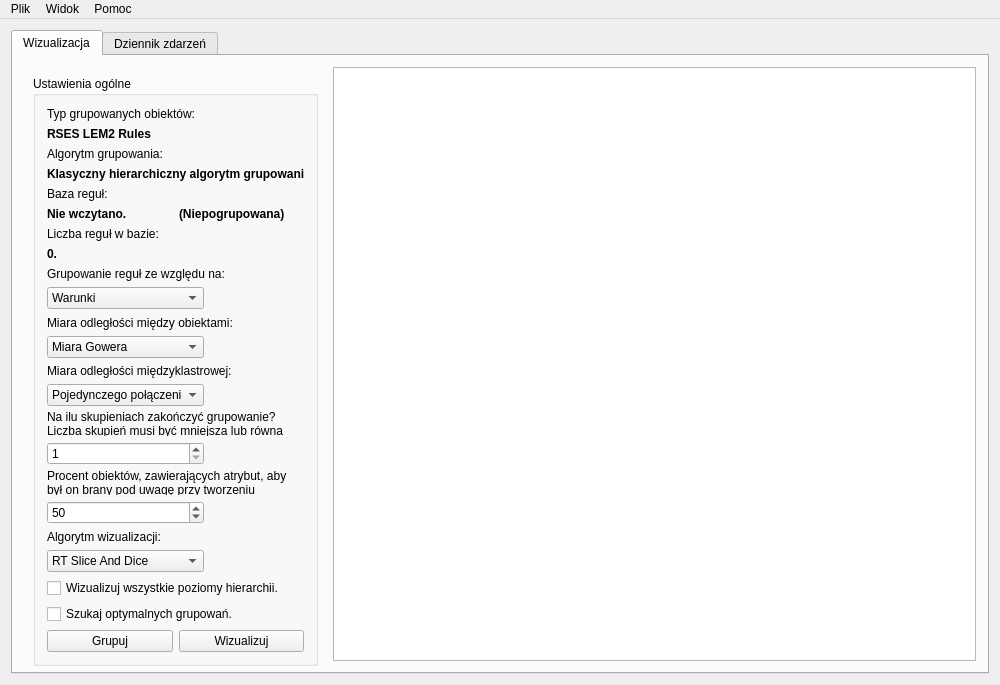
<?xml version="1.0" encoding="UTF-8"?>
<ui version="4.0">
 <class>MainWindow</class>
 <widget class="QMainWindow" name="MainWindow">
  <property name="windowModality">
   <enum>Qt::NonModal</enum>
  </property>
  <property name="geometry">
   <rect>
    <x>0</x>
    <y>0</y>
    <width>1000</width>
    <height>685</height>
   </rect>
  </property>
  <property name="minimumSize">
   <size>
    <width>1000</width>
    <height>685</height>
   </size>
  </property>
  <property name="maximumSize">
   <size>
    <width>12560</width>
    <height>6220</height>
   </size>
  </property>
  <property name="windowTitle">
   <string>CluVis - Wizualizator Skupień</string>
  </property>
  <widget class="QWidget" name="centralWidget">
   <layout class="QVBoxLayout" name="verticalLayout_6">
    <item>
     <widget class="QTabWidget" name="tabWidget">
      <property name="currentIndex">
       <number>0</number>
      </property>
      <widget class="QWidget" name="tab">
       <attribute name="title">
        <string>Wizualizacja</string>
       </attribute>
       <layout class="QHBoxLayout" name="horizontalLayout">
        <item>
         <layout class="QVBoxLayout" name="verticalLayout_4">
          <item>
           <widget class="QStackedWidget" name="stackedWidgetSettings">
            <property name="sizePolicy">
             <sizepolicy hsizetype="Fixed" vsizetype="Fixed">
              <horstretch>0</horstretch>
              <verstretch>0</verstretch>
             </sizepolicy>
            </property>
            <property name="minimumSize">
             <size>
              <width>303</width>
              <height>600</height>
             </size>
            </property>
            <property name="maximumSize">
             <size>
              <width>303</width>
              <height>600</height>
             </size>
            </property>
            <property name="frameShape">
             <enum>QFrame::NoFrame</enum>
            </property>
            <property name="currentIndex">
             <number>0</number>
            </property>
            <widget class="QWidget" name="pageGeneral">
             <widget class="QGroupBox" name="groupBoxSettingsGeneral">
              <property name="geometry">
               <rect>
                <x>9</x>
                <y>9</y>
                <width>285</width>
                <height>590</height>
               </rect>
              </property>
              <property name="sizePolicy">
               <sizepolicy hsizetype="Fixed" vsizetype="Fixed">
                <horstretch>0</horstretch>
                <verstretch>0</verstretch>
               </sizepolicy>
              </property>
              <property name="minimumSize">
               <size>
                <width>285</width>
                <height>590</height>
               </size>
              </property>
              <property name="maximumSize">
               <size>
                <width>241</width>
                <height>590</height>
               </size>
              </property>
              <property name="title">
               <string>Ustawienia ogólne</string>
              </property>
              <property name="flat">
               <bool>false</bool>
              </property>
              <layout class="QVBoxLayout" name="verticalLayout">
               <item>
                <widget class="QLabel" name="labelObjectType">
                 <property name="sizePolicy">
                  <sizepolicy hsizetype="Fixed" vsizetype="Fixed">
                   <horstretch>0</horstretch>
                   <verstretch>0</verstretch>
                  </sizepolicy>
                 </property>
                 <property name="text">
                  <string>Typ grupowanych obiektów:</string>
                 </property>
                </widget>
               </item>
               <item>
                <widget class="QLabel" name="labelObjectTypeValue">
                 <property name="text">
                  <string>&lt;b&gt;RSES LEM2 Rules&lt;/b&gt;</string>
                 </property>
                </widget>
               </item>
               <item>
                <widget class="QLabel" name="labelAlgorithmGrouping">
                 <property name="text">
                  <string>Algorytm grupowania:</string>
                 </property>
                </widget>
               </item>
               <item>
                <widget class="QLabel" name="labelAlgorithmGroupingValue">
                 <property name="text">
                  <string>&lt;b&gt;Klasyczny hierarchiczny algorytm grupowania&lt;/b&gt;</string>
                 </property>
                </widget>
               </item>
               <item>
                <widget class="QLabel" name="labelObjectBase">
                 <property name="text">
                  <string>Baza reguł:</string>
                 </property>
                </widget>
               </item>
               <item>
                <layout class="QHBoxLayout" name="horizontalLayoutBaseName">
                 <item>
                  <widget class="QLabel" name="labelObjectBaseName">
                   <property name="text">
                    <string>&lt;b&gt;Nie wczytano.&lt;/b&gt;</string>
                   </property>
                  </widget>
                 </item>
                 <item>
                  <widget class="QLabel" name="labelIsBaseGrouped">
                   <property name="text">
                    <string>&lt;html&gt;&lt;head/&gt;&lt;body&gt;&lt;p&gt;&lt;span style=&quot; font-weight:600;&quot;&gt;(Niepogrupowana) &lt;/span&gt;&lt;/p&gt;&lt;/body&gt;&lt;/html&gt;</string>
                   </property>
                  </widget>
                 </item>
                </layout>
               </item>
               <item>
                <widget class="QLabel" name="labelObjectsNumber">
                 <property name="text">
                  <string>Liczba reguł w bazie:</string>
                 </property>
                </widget>
               </item>
               <item>
                <widget class="QLabel" name="labelObjectsNumberValue">
                 <property name="text">
                  <string>&lt;b&gt;0.&lt;/b&gt;</string>
                 </property>
                </widget>
               </item>
               <item>
                <widget class="QLabel" name="labelRuleGroupingMethod">
                 <property name="text">
                  <string>Grupowanie reguł ze względu na:</string>
                 </property>
                </widget>
               </item>
               <item>
                <layout class="QHBoxLayout" name="horizontalLayoutGroupedPart">
                 <item>
                  <widget class="QComboBox" name="comboBoxRuleGroupedPart">
                   <item>
                    <property name="text">
                     <string>Warunki</string>
                    </property>
                   </item>
                   <item>
                    <property name="text">
                     <string>Konkluzje</string>
                    </property>
                   </item>
                  </widget>
                 </item>
                 <item>
                  <spacer name="horizontalSpacer_2">
                   <property name="orientation">
                    <enum>Qt::Horizontal</enum>
                   </property>
                   <property name="sizeType">
                    <enum>QSizePolicy::Fixed</enum>
                   </property>
                   <property name="sizeHint" stdset="0">
                    <size>
                     <width>100</width>
                     <height>28</height>
                    </size>
                   </property>
                  </spacer>
                 </item>
                </layout>
               </item>
               <item>
                <widget class="QLabel" name="labelInterObjectSimMeasure">
                 <property name="text">
                  <string>Miara odległości między obiektami:</string>
                 </property>
                </widget>
               </item>
               <item>
                <layout class="QHBoxLayout" name="horizontalLayoutInterObjectSimMeasure">
                 <item>
                  <widget class="QComboBox" name="comboBoxInterObjectSimMeasure">
                   <property name="minimumSize">
                    <size>
                     <width>157</width>
                     <height>0</height>
                    </size>
                   </property>
                   <item>
                    <property name="text">
                     <string>Miara Gowera</string>
                    </property>
                   </item>
                   <item>
                    <property name="text">
                     <string>Simple Similarity</string>
                    </property>
                   </item>
                   <item>
                    <property name="text">
                     <string>Weighted Similarity</string>
                    </property>
                   </item>
                  </widget>
                 </item>
                 <item>
                  <spacer name="horizontalSpacer_5">
                   <property name="orientation">
                    <enum>Qt::Horizontal</enum>
                   </property>
                   <property name="sizeHint" stdset="0">
                    <size>
                     <width>40</width>
                     <height>20</height>
                    </size>
                   </property>
                  </spacer>
                 </item>
                </layout>
               </item>
               <item>
                <widget class="QLabel" name="labelInterClusterSimMeasure">
                 <property name="text">
                  <string>Miara odległości międzyklastrowej:</string>
                 </property>
                </widget>
               </item>
               <item>
                <layout class="QHBoxLayout" name="horizontalLayoutInterClusterSimMeasure">
                 <item>
                  <widget class="QComboBox" name="comboBoxInterClusterSimMeasure">
                   <item>
                    <property name="text">
                     <string>Pojedynczego połączenia</string>
                    </property>
                   </item>
                   <item>
                    <property name="text">
                     <string>Całkowitego połączenia</string>
                    </property>
                   </item>
                   <item>
                    <property name="text">
                     <string>Średniej grupowej</string>
                    </property>
                   </item>
                   <item>
                    <property name="text">
                     <string>Środków ciężkości</string>
                    </property>
                   </item>
                  </widget>
                 </item>
                 <item>
                  <spacer name="horizontalSpacer">
                   <property name="orientation">
                    <enum>Qt::Horizontal</enum>
                   </property>
                   <property name="sizeType">
                    <enum>QSizePolicy::Fixed</enum>
                   </property>
                   <property name="sizeHint" stdset="0">
                    <size>
                     <width>100</width>
                     <height>20</height>
                    </size>
                   </property>
                  </spacer>
                 </item>
                </layout>
               </item>
               <item>
                <widget class="QLabel" name="labelStopCondition">
                 <property name="text">
                  <string>Na ilu skupieniach zakończyć grupowanie?
Liczba skupień musi być mniejsza lub równa
liczbie obiektów w bazie.</string>
                 </property>
                </widget>
               </item>
               <item>
                <layout class="QHBoxLayout" name="horizontalLayoutStopCondition">
                 <item>
                  <widget class="QSpinBox" name="spinBoxStopConditionValue">
                   <property name="minimum">
                    <number>1</number>
                   </property>
                   <property name="maximum">
                    <number>16777215</number>
                   </property>
                  </widget>
                 </item>
                 <item>
                  <spacer name="horizontalSpacer_3">
                   <property name="orientation">
                    <enum>Qt::Horizontal</enum>
                   </property>
                   <property name="sizeType">
                    <enum>QSizePolicy::Fixed</enum>
                   </property>
                   <property name="sizeHint" stdset="0">
                    <size>
                     <width>100</width>
                     <height>28</height>
                    </size>
                   </property>
                  </spacer>
                 </item>
                </layout>
               </item>
               <item>
                <widget class="QLabel" name="label_2">
                 <property name="text">
                  <string>Procent obiektów, zawierających atrybut, aby był on brany pod uwagę przy tworzeniu reprezentanta:</string>
                 </property>
                 <property name="wordWrap">
                  <bool>true</bool>
                 </property>
                </widget>
               </item>
               <item>
                <layout class="QHBoxLayout" name="horizontalLayoutRepresentativeAttributePercent">
                 <property name="topMargin">
                  <number>0</number>
                 </property>
                 <item>
                  <widget class="QSpinBox" name="spinBoxRepresentativeAttributePercent">
                   <property name="minimumSize">
                    <size>
                     <width>157</width>
                     <height>0</height>
                    </size>
                   </property>
                   <property name="minimum">
                    <number>1</number>
                   </property>
                   <property name="maximum">
                    <number>100</number>
                   </property>
                   <property name="value">
                    <number>50</number>
                   </property>
                  </widget>
                 </item>
                 <item>
                  <spacer name="horizontalSpacer_6">
                   <property name="orientation">
                    <enum>Qt::Horizontal</enum>
                   </property>
                   <property name="sizeHint" stdset="0">
                    <size>
                     <width>40</width>
                     <height>20</height>
                    </size>
                   </property>
                  </spacer>
                 </item>
                </layout>
               </item>
               <item>
                <widget class="QLabel" name="labelAlgorithmVisualization">
                 <property name="text">
                  <string>Algorytm wizualizacji:</string>
                 </property>
                </widget>
               </item>
               <item>
                <layout class="QHBoxLayout" name="horizontalLayoutAlgorithmVisualization">
                 <item>
                  <widget class="QComboBox" name="comboBoxAlgorithmVisualization">
                   <item>
                    <property name="text">
                     <string>RT Slice And Dice</string>
                    </property>
                   </item>
                   <item>
                    <property name="text">
                     <string>Circular Treemap</string>
                    </property>
                   </item>
                  </widget>
                 </item>
                 <item>
                  <spacer name="horizontalSpacer_4">
                   <property name="orientation">
                    <enum>Qt::Horizontal</enum>
                   </property>
                   <property name="sizeType">
                    <enum>QSizePolicy::Fixed</enum>
                   </property>
                   <property name="sizeHint" stdset="0">
                    <size>
                     <width>100</width>
                     <height>20</height>
                    </size>
                   </property>
                  </spacer>
                 </item>
                </layout>
               </item>
               <item>
                <widget class="QCheckBox" name="checkBoxVisualizeAllHierarchyLevels">
                 <property name="text">
                  <string>Wizualizuj wszystkie poziomy hierarchii.</string>
                 </property>
                </widget>
               </item>
               <item>
                <widget class="QCheckBox" name="checkBoxSearchForBestIndexes">
                 <property name="text">
                  <string>Szukaj optymalnych grupowań.</string>
                 </property>
                </widget>
               </item>
               <item>
                <layout class="QHBoxLayout" name="horizontalLayoutButtons">
                 <item>
                  <widget class="QPushButton" name="pushButtonGroup">
                   <property name="text">
                    <string>Grupuj</string>
                   </property>
                  </widget>
                 </item>
                 <item>
                  <widget class="QPushButton" name="pushButtonVisualize">
                   <property name="text">
                    <string>Wizualizuj</string>
                   </property>
                  </widget>
                 </item>
                </layout>
               </item>
              </layout>
             </widget>
            </widget>
            <widget class="QWidget" name="pageDetails">
             <layout class="QVBoxLayout" name="verticalLayout_2">
              <item>
               <widget class="QGroupBox" name="groupBoxSpecificSettings">
                <property name="sizePolicy">
                 <sizepolicy hsizetype="Fixed" vsizetype="Fixed">
                  <horstretch>0</horstretch>
                  <verstretch>0</verstretch>
                 </sizepolicy>
                </property>
                <property name="minimumSize">
                 <size>
                  <width>285</width>
                  <height>0</height>
                 </size>
                </property>
                <property name="maximumSize">
                 <size>
                  <width>241</width>
                  <height>158</height>
                 </size>
                </property>
                <property name="title">
                 <string>Ustawienia szczegółowe</string>
                </property>
                <property name="flat">
                 <bool>false</bool>
                </property>
                <property name="checkable">
                 <bool>false</bool>
                </property>
                <layout class="QVBoxLayout" name="verticalLayout_3"/>
               </widget>
              </item>
             </layout>
            </widget>
           </widget>
          </item>
          <item>
           <spacer name="verticalSpacer">
            <property name="orientation">
             <enum>Qt::Vertical</enum>
            </property>
            <property name="sizeHint" stdset="0">
             <size>
              <width>20</width>
              <height>30</height>
             </size>
            </property>
           </spacer>
          </item>
         </layout>
        </item>
        <item>
         <widget class="QGraphicsView" name="graphicsView">
          <property name="minimumSize">
           <size>
            <width>102</width>
            <height>60</height>
           </size>
          </property>
          <property name="maximumSize">
           <size>
            <width>10260</width>
            <height>6020</height>
           </size>
          </property>
         </widget>
        </item>
       </layout>
      </widget>
      <widget class="QWidget" name="tab_2">
       <attribute name="title">
        <string>Dziennik zdarzeń</string>
       </attribute>
       <layout class="QHBoxLayout" name="horizontalLayout_5">
        <item>
         <widget class="QTextBrowser" name="textBrowserLog">
          <property name="html">
           <string>&lt;!DOCTYPE HTML PUBLIC &quot;-//W3C//DTD HTML 4.0//EN&quot; &quot;http://www.w3.org/TR/REC-html40/strict.dtd&quot;&gt;
&lt;html&gt;&lt;head&gt;&lt;meta name=&quot;qrichtext&quot; content=&quot;1&quot; /&gt;&lt;style type=&quot;text/css&quot;&gt;
p, li { white-space: pre-wrap; }
&lt;/style&gt;&lt;/head&gt;&lt;body style=&quot; font-family:'MS Shell Dlg 2'; font-size:8.25pt; font-weight:400; font-style:normal;&quot;&gt;
&lt;p style=&quot;-qt-paragraph-type:empty; margin-top:0px; margin-bottom:0px; margin-left:0px; margin-right:0px; -qt-block-indent:0; text-indent:0px;&quot;&gt;&lt;br /&gt;&lt;/p&gt;&lt;/body&gt;&lt;/html&gt;</string>
          </property>
         </widget>
        </item>
       </layout>
      </widget>
     </widget>
    </item>
   </layout>
  </widget>
  <widget class="QMenuBar" name="menu">
   <property name="geometry">
    <rect>
     <x>0</x>
     <y>0</y>
     <width>1000</width>
     <height>21</height>
    </rect>
   </property>
   <widget class="QMenu" name="menuFile">
    <property name="title">
     <string>Plik</string>
    </property>
    <addaction name="actionLoadObjectBase"/>
    <addaction name="separator"/>
    <addaction name="actionSaveVisualization"/>
    <addaction name="actionGenerateReport"/>
    <addaction name="separator"/>
    <addaction name="actionExit"/>
   </widget>
   <widget class="QMenu" name="menuHelp">
    <property name="title">
     <string>Pomoc</string>
    </property>
    <addaction name="actionAbout"/>
   </widget>
   <widget class="QMenu" name="menuWidok">
    <property name="title">
     <string>Widok</string>
    </property>
    <widget class="QMenu" name="menuJ_zyk">
     <property name="title">
      <string>Język</string>
     </property>
     <addaction name="actionAngielski"/>
     <addaction name="actionPolski"/>
    </widget>
    <addaction name="menuJ_zyk"/>
   </widget>
   <addaction name="menuFile"/>
   <addaction name="menuWidok"/>
   <addaction name="menuHelp"/>
  </widget>
  <action name="actionLoadObjectBase">
   <property name="checkable">
    <bool>false</bool>
   </property>
   <property name="text">
    <string>Wczytaj bazę obiektów</string>
   </property>
  </action>
  <action name="actionExit">
   <property name="text">
    <string>Zakończ program</string>
   </property>
  </action>
  <action name="actionAbout">
   <property name="text">
    <string>Informacje o programie</string>
   </property>
  </action>
  <action name="actionSaveVisualization">
   <property name="text">
    <string>Zapisz wizualizację</string>
   </property>
  </action>
  <action name="actionGenerateReport">
   <property name="text">
    <string>Generuj raport</string>
   </property>
  </action>
  <action name="actionAngielski">
   <property name="text">
    <string>Angielski</string>
   </property>
  </action>
  <action name="actionPolski">
   <property name="text">
    <string>Polski</string>
   </property>
  </action>
 </widget>
 <layoutdefault spacing="6" margin="11"/>
 <resources/>
 <connections/>
</ui>
